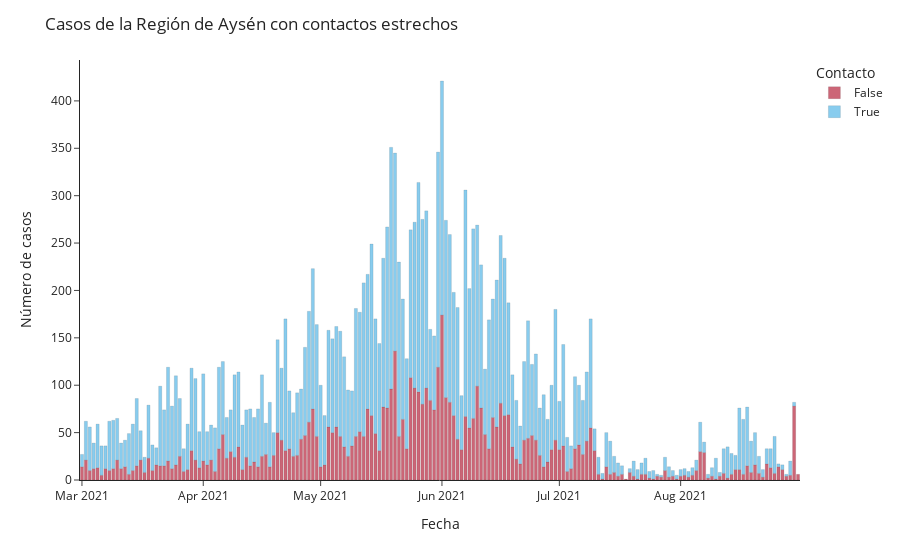

Source (notebook cell):
### Code cell
# Crea gráfico de etapa_clinica regional por semana epidemiologica

px.bar(df_seguimiento_ind6_clean.groupby(['fecha_cumple_requisitos', 'is_index_or_contact']).count()[['n_folio']].reset_index(),
        x= 'fecha_cumple_requisitos',
        y= 'n_folio',
        color= 'is_index_or_contact',
        color_discrete_map={
            True: 'rgb(136,204,238)',
            False: 'rgb(204,102,119)',#rgb(222,203,228)#C075A6
            
          },
        labels={'is_index_or_contact':'Contacto'}, 
       ).update_layout(title= 'Casos de la Región de Aysén con contactos estrechos',
                    yaxis_title='Número de casos',
                    xaxis_title='Fecha',
                    template='simple_white',
                      
                      ).update_traces(marker_line_color='rgb(0,0,0)',
                                      marker_line_width=0.1, 
                                      #opacity=1
                                     )                
                    #xaxis=dict(tickmode = 'array',
                     #             tickvals = list(range(12,88,3)),
                      #            ticktext = list(list(range(12,54,3))+list(range(1,88,3))),
                      #           ),
               #     ).add_vline(x=53.5, line_width=3, line_dash='dash', line_color='gray'
                #               ).add_vrect(x0='50', x1='50', 
                 #                          annotation_text='2020', 
                  #                         annotation_position='top right',
                   #                        annotation=dict(font_size=18, 
                    #                                       font_family="'Open Sans', verdana, arial, sans-serif"),
                     #                                      opacity=0, 
                      #                                     line_width=0
                       #                   ).add_vrect(x0='84', x1='86', 
                        #                   annotation_text='2021', 
                         #                  annotation_position='top right',
                          #                 annotation=dict(font_size=18, 
                           #                                font_family="'Open Sans', verdana, arial, sans-serif"),
                            #                               opacity=0, 
                             #                              line_width=0)

### Figure 1 — Plotly figure (JSON) as saved in the notebook; plotly's stock layout.template omitted (floating-point values rounded to 4 significant figures; data arrays with more than 128 entries replaced by an {"elided": "..."} marker saying what was removed)
{"data": [{"alignmentgroup": "True", "hovertemplate": "Contacto=False<br>fecha_cumple_requisitos=%{x}<br>n_folio=%{y}<extra></extra>", "legendgroup": "False", "marker": {"color": "rgb(204,102,119)", "line": {"color": "rgb(0,0,0)", "width": 0.1}}, "name": "False", "offsetgroup": "False", "orientation": "v", "showlegend": true, "textposition": "auto", "type": "bar", "x": {"elided": "184 str values"}, "xaxis": "x", "y": {"elided": "184 int values"}, "yaxis": "y"}, {"alignmentgroup": "True", "hovertemplate": "Contacto=True<br>fecha_cumple_requisitos=%{x}<br>n_folio=%{y}<extra></extra>", "legendgroup": "True", "marker": {"color": "rgb(136,204,238)", "line": {"color": "rgb(0,0,0)", "width": 0.1}}, "name": "True", "offsetgroup": "True", "orientation": "v", "showlegend": true, "textposition": "auto", "type": "bar", "x": {"elided": "182 str values"}, "xaxis": "x", "y": {"elided": "182 int values"}, "yaxis": "y"}], "layout": {"barmode": "relative", "legend": {"title": {"text": "Contacto"}, "tracegroupgap": 0}, "margin": {"t": 60}, "title": {"text": "Casos de la Región de Aysén con contactos estrechos"}, "xaxis": {"anchor": "y", "domain": [0, 1], "title": {"text": "Fecha"}}, "yaxis": {"anchor": "x", "domain": [0, 1], "title": {"text": "Número de casos"}}}}
